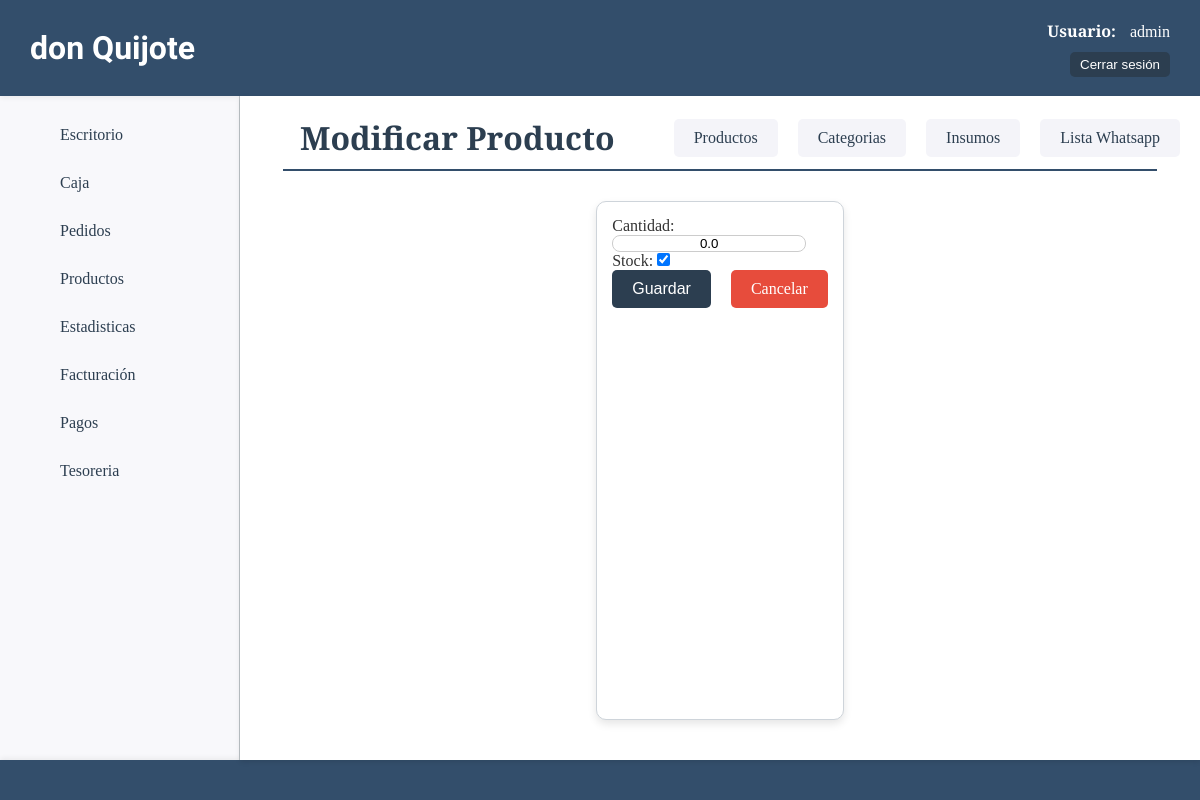
The page /productos/actualizar-cantidad-prod/16 (signed in) on the database as committed earlier.
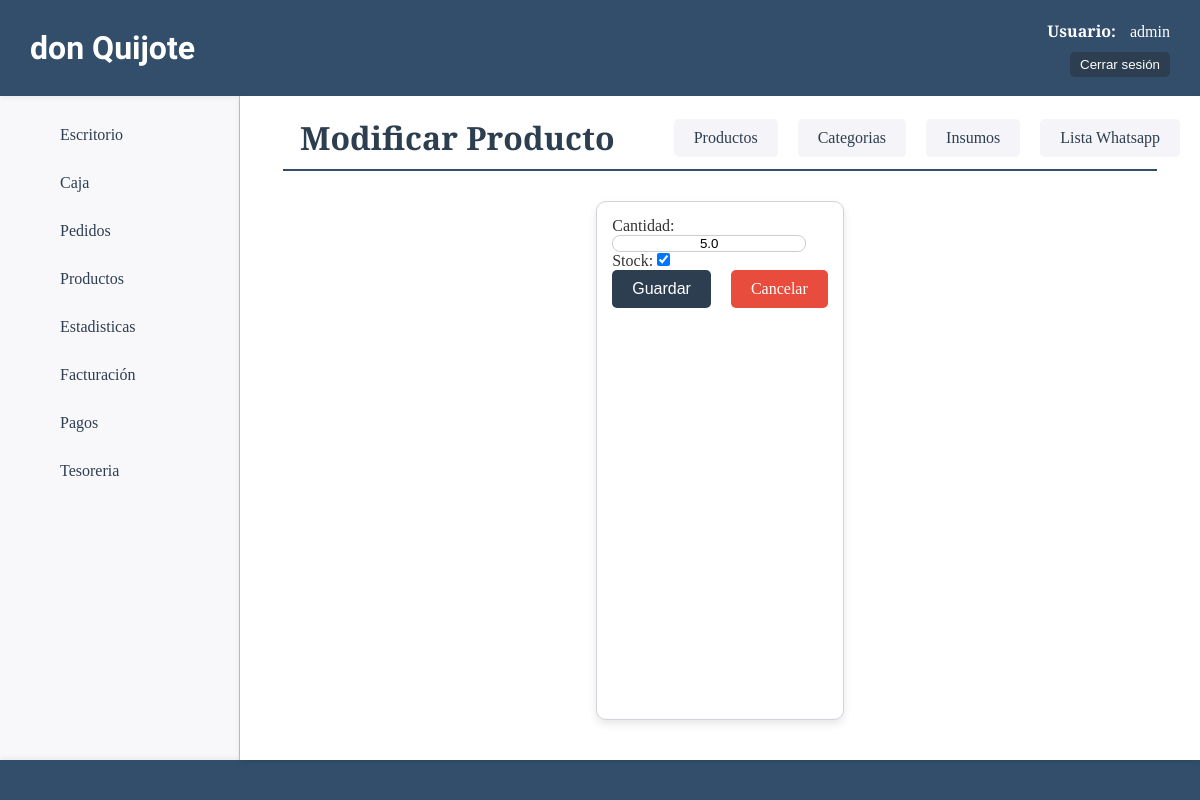
The same page on the database as committed later.
### productos/models.py (models this page shows, shortened)
class Producto(models.Model):
    nombre=models.CharField(max_length=50, verbose_name="Nombre")
    categoria=models.ForeignKey(ProductoCategoria, on_delete=models.CASCADE, verbose_name="Categoría")
    descripcion=models.CharField(max_length=200, blank=True, null=True, verbose_name="Descripción")
    precio_unit=models.FloatField(verbose_name="P. Unitario")
    precio_media=models.FloatField(blank=True, null=True, verbose_name="P. Media")
    precio_doc=models.FloatField(blank=True, null=True, verbose_name="P. Docena")
    precio_rec = models.FloatField(default=1, verbose_name="Precio Recomendado")
    cantidad= models.FloatField(default=99, verbose_name="Cantidad")
    stock=models.BooleanField(default=True, verbose_name="Stock")

### productos/views.py (the view)
# urls.py: path('actualizar-cantidad-prod/<int:pk>', views.ActualizarCantidadProd.as_view(), name='actualizar_cantidad_prod'),
class ActualizarCantidadProd(LoginRequiredMixin, UpdateView):
    model = models.Producto
    form_class = forms.CantProductoForm
    success_url = reverse_lazy("productos:home")

### productos/forms.py
class CantProductoForm(forms.ModelForm):
    class Meta:
        model = models.Producto
        fields = ['cantidad', 'stock']
        widgets = {
            'cantidad': forms.NumberInput(attrs={
                'class': 'producto-cant',
                'min': 0,
            }),
            'stock': forms.CheckboxInput(attrs={'class': 'form-check-input'}),
        }

### productos/templates/productos/producto_form.html (shortened to what this page needs)
{% extends 'core/base.html' %}
{% load static %}
{% block css %}
    <link rel="stylesheet" href="{% static 'productos/css/styles.css' %}">
{% endblock css %}
{% block titulo %}
    {% if form.instance.pk %}
        {% include 'core/components/encabezado.html' with titulo_texto="Modificar Producto" %}
    {% else %}
        {% include 'core/components/encabezado.html' with titulo_texto="Crear Producto" %}
    {% endif %}
{% endblock titulo %}
{% block main %}
    <section class="form-container">
        <form class="prod-new card" action="" method="post">
            {{ form }}
            <div class="btn-container">
                <button class="btn-success" type="submit">Guardar</button>
                <a class="btn-delete" href="{% url 'productos:home' %}">Cancelar</a>
            </div>
        </form>
    </section>
{% endblock main %}

Rows that differ between the two databases and show on the page:
changed Producto: cantidad "0.0" → "5.0"
